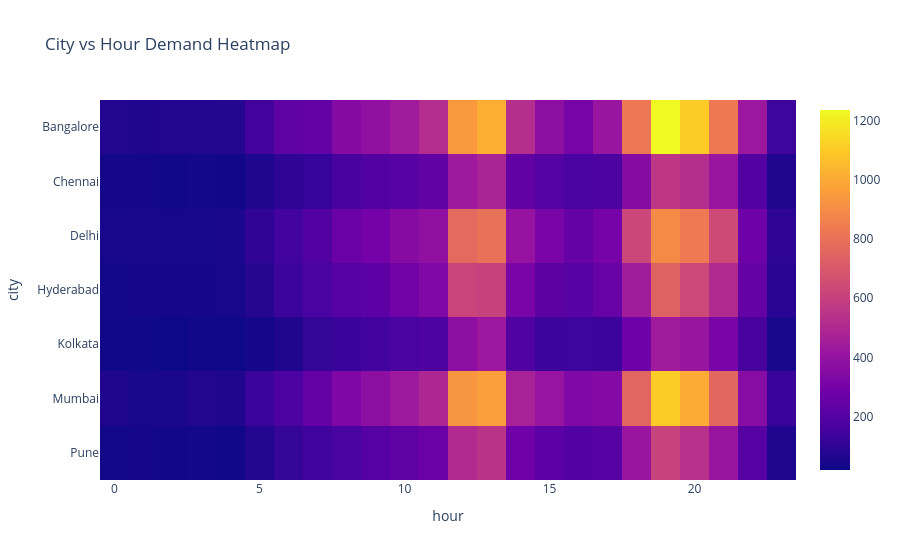

Notebook source saved alongside this figure:
### Code cell
fig = px.imshow(
    heatmap_data,
    title='City vs Hour Demand Heatmap',
    aspect='auto'
)

fig.show()

### Figure 1 — Plotly figure (JSON) as saved in the notebook; plotly's stock layout.template omitted (floating-point values rounded to 4 significant figures; data arrays with more than 128 entries replaced by an {"elided": "..."} marker saying what was removed)
{"data": [{"coloraxis": "coloraxis", "hovertemplate": "hour: %{x}<br>city: %{y}<br>color: %{z}<extra></extra>", "name": "0", "type": "heatmap", "x": [0, 1, 2, 3, 4, 5, 6, 7, 8, 9, 10, 11, 12, 13, 14, 15, 16, 17, 18, 19, 20, 21, 22, 23], "xaxis": "x", "y": ["Bangalore", "Chennai", "Delhi", "Hyderabad", "Kolkata", "Mumbai", "Pune"], "yaxis": "y", "z": {"elided": "7x24 int values"}}], "layout": {"coloraxis": {"colorscale": [[0, "#0d0887"], [0.1111, "#46039f"], [0.2222, "#7201a8"], [0.3333, "#9c179e"], [0.4444, "#bd3786"], [0.5556, "#d8576b"], [0.6667, "#ed7953"], [0.7778, "#fb9f3a"], [0.8889, "#fdca26"], [1, "#f0f921"]]}, "title": {"text": "City vs Hour Demand Heatmap"}, "xaxis": {"anchor": "y", "domain": [0, 1], "title": {"text": "hour"}}, "yaxis": {"anchor": "x", "autorange": "reversed", "domain": [0, 1], "title": {"text": "city"}}}}
